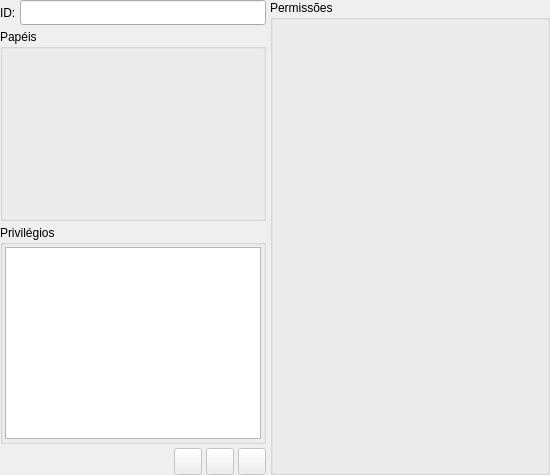
<?xml version="1.0" encoding="UTF-8"?>
<ui version="4.0">
 <class>PermissaoWidget</class>
 <widget class="QWidget" name="PermissaoWidget">
  <property name="geometry">
   <rect>
    <x>0</x>
    <y>0</y>
    <width>550</width>
    <height>475</height>
   </rect>
  </property>
  <property name="minimumSize">
   <size>
    <width>0</width>
    <height>0</height>
   </size>
  </property>
  <property name="maximumSize">
   <size>
    <width>16777215</width>
    <height>16777215</height>
   </size>
  </property>
  <property name="windowTitle">
   <string>Form</string>
  </property>
  <layout class="QGridLayout" name="permissao_grid">
   <property name="margin">
    <number>0</number>
   </property>
   <property name="spacing">
    <number>4</number>
   </property>
   <item row="0" column="0" colspan="4">
    <layout class="QHBoxLayout" name="horizontalLayout">
     <item>
      <widget class="QLabel" name="nome_lbl">
       <property name="maximumSize">
        <size>
         <width>16777215</width>
         <height>16777215</height>
        </size>
       </property>
       <property name="text">
        <string>ID:</string>
       </property>
      </widget>
     </item>
     <item>
      <widget class="QLineEdit" name="id_perm_edt">
       <property name="minimumSize">
        <size>
         <width>0</width>
         <height>25</height>
        </size>
       </property>
       <property name="font">
        <font>
         <italic>true</italic>
        </font>
       </property>
       <property name="readOnly">
        <bool>true</bool>
       </property>
      </widget>
     </item>
    </layout>
   </item>
   <item row="0" column="4" rowspan="4">
    <widget class="QGroupBox" name="permissoes_gb">
     <property name="sizePolicy">
      <sizepolicy hsizetype="Expanding" vsizetype="Expanding">
       <horstretch>0</horstretch>
       <verstretch>0</verstretch>
      </sizepolicy>
     </property>
     <property name="minimumSize">
      <size>
       <width>250</width>
       <height>0</height>
      </size>
     </property>
     <property name="maximumSize">
      <size>
       <width>16777215</width>
       <height>16777215</height>
      </size>
     </property>
     <property name="title">
      <string>Permissões</string>
     </property>
    </widget>
   </item>
   <item row="1" column="0" colspan="4">
    <widget class="QGroupBox" name="papeis_gb">
     <property name="sizePolicy">
      <sizepolicy hsizetype="Fixed" vsizetype="Preferred">
       <horstretch>0</horstretch>
       <verstretch>0</verstretch>
      </sizepolicy>
     </property>
     <property name="minimumSize">
      <size>
       <width>220</width>
       <height>150</height>
      </size>
     </property>
     <property name="maximumSize">
      <size>
       <width>270</width>
       <height>16777215</height>
      </size>
     </property>
     <property name="title">
      <string>Papéis</string>
     </property>
    </widget>
   </item>
   <item row="2" column="0" colspan="4">
    <widget class="QGroupBox" name="privilegios_gb">
     <property name="sizePolicy">
      <sizepolicy hsizetype="Fixed" vsizetype="Fixed">
       <horstretch>0</horstretch>
       <verstretch>0</verstretch>
      </sizepolicy>
     </property>
     <property name="minimumSize">
      <size>
       <width>0</width>
       <height>0</height>
      </size>
     </property>
     <property name="maximumSize">
      <size>
       <width>270</width>
       <height>99999</height>
      </size>
     </property>
     <property name="title">
      <string>Privilégios</string>
     </property>
     <layout class="QGridLayout" name="gridLayout">
      <property name="margin">
       <number>2</number>
      </property>
      <item row="0" column="0">
       <widget class="QTableWidget" name="privilegios_tbw">
        <property name="selectionMode">
         <enum>QAbstractItemView::SingleSelection</enum>
        </property>
        <property name="selectionBehavior">
         <enum>QAbstractItemView::SelectRows</enum>
        </property>
        <attribute name="horizontalHeaderVisible">
         <bool>false</bool>
        </attribute>
        <attribute name="horizontalHeaderStretchLastSection">
         <bool>true</bool>
        </attribute>
        <attribute name="verticalHeaderVisible">
         <bool>false</bool>
        </attribute>
        <column>
         <property name="text">
          <string>Privilégio</string>
         </property>
        </column>
        <column>
         <property name="text">
          <string>GRANT OPTION</string>
         </property>
        </column>
       </widget>
      </item>
     </layout>
    </widget>
   </item>
   <item row="3" column="3">
    <widget class="QToolButton" name="cancelar_tb">
     <property name="enabled">
      <bool>false</bool>
     </property>
     <property name="toolTip">
      <string>Cancelar Operação</string>
     </property>
     <property name="text">
      <string/>
     </property>
     <property name="icon">
      <iconset resource="../res/resources.qrc">
       <normaloff>:/icones/icones/fechar1.png</normaloff>:/icones/icones/fechar1.png</iconset>
     </property>
     <property name="iconSize">
      <size>
       <width>20</width>
       <height>20</height>
      </size>
     </property>
    </widget>
   </item>
   <item row="3" column="2">
    <widget class="QToolButton" name="atualizar_perm_tb">
     <property name="enabled">
      <bool>false</bool>
     </property>
     <property name="toolTip">
      <string>Atualizar Permissão</string>
     </property>
     <property name="text">
      <string/>
     </property>
     <property name="icon">
      <iconset resource="../res/resources.qrc">
       <normaloff>:/icones/icones/atualizar.png</normaloff>:/icones/icones/atualizar.png</iconset>
     </property>
     <property name="iconSize">
      <size>
       <width>20</width>
       <height>20</height>
      </size>
     </property>
    </widget>
   </item>
   <item row="3" column="1">
    <widget class="QToolButton" name="inserir_perm_tb">
     <property name="enabled">
      <bool>false</bool>
     </property>
     <property name="toolTip">
      <string>Adicionar Permissão</string>
     </property>
     <property name="text">
      <string/>
     </property>
     <property name="icon">
      <iconset resource="../res/resources.qrc">
       <normaloff>:/icones/icones/adicionar.png</normaloff>:/icones/icones/adicionar.png</iconset>
     </property>
     <property name="iconSize">
      <size>
       <width>20</width>
       <height>20</height>
      </size>
     </property>
    </widget>
   </item>
  </layout>
 </widget>
 <resources>
  <include location="../res/resources.qrc"/>
 </resources>
 <connections/>
</ui>
